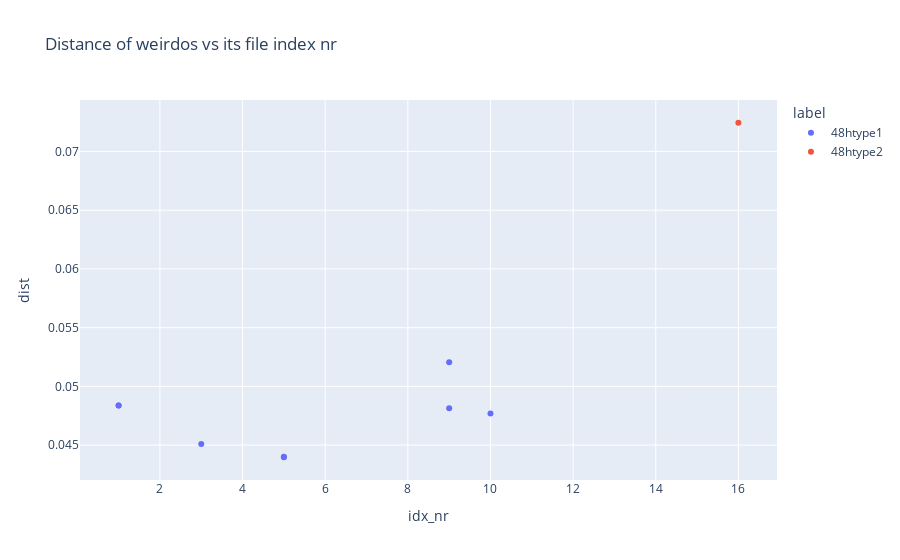

This figure's notebook cell:
### Code cell
fig = px.scatter(df, 
                x = 'idx_nr', 
                y = 'dist',
                # mode = "markers"
                color = 'label',
                title = 'Distance of weirdos vs its file index nr'
                )

fig.show(config={'scrollZoom': True})

### Figure 1 — Plotly figure (JSON) as saved in the notebook; plotly's stock layout.template omitted (floating-point values rounded to 4 significant figures)
{"data": [{"hovertemplate": "label=48htype1<br>idx_nr=%{x}<br>dist=%{y}<extra></extra>", "legendgroup": "48htype1", "marker": {"color": "#636efa", "symbol": "circle"}, "mode": "markers", "name": "48htype1", "orientation": "v", "showlegend": true, "type": "scatter", "x": [1, 1, 3, 5, 5, 9, 9, 10], "xaxis": "x", "y": [0.04838, 0.04838, 0.0451, 0.04397, 0.044, 0.04813, 0.05206, 0.04769], "yaxis": "y"}, {"hovertemplate": "label=48htype2<br>idx_nr=%{x}<br>dist=%{y}<extra></extra>", "legendgroup": "48htype2", "marker": {"color": "#EF553B", "symbol": "circle"}, "mode": "markers", "name": "48htype2", "orientation": "v", "showlegend": true, "type": "scatter", "x": [16], "xaxis": "x", "y": [0.07244], "yaxis": "y"}], "layout": {"legend": {"title": {"text": "label"}, "tracegroupgap": 0}, "title": {"text": "Distance of weirdos vs its file index nr"}, "xaxis": {"anchor": "y", "domain": [0, 1], "title": {"text": "idx_nr"}}, "yaxis": {"anchor": "x", "domain": [0, 1], "title": {"text": "dist"}}}}
